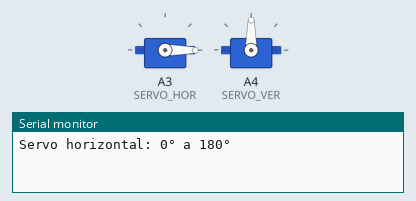
This sketch was run on a simulated Arduino Uno, built with avr-gcc and run on an emulated ATmega328P. On the bench: 2 × servo, the last lines printed to the serial monitor.

Above: at 0.05 s.
At 3.55 s:
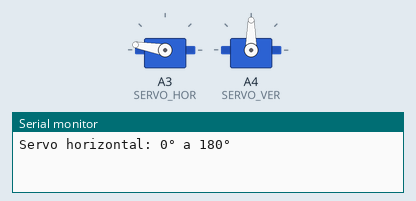
At 7.15 s:
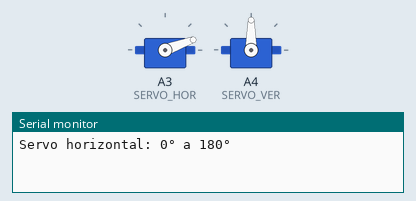
At 15.15 s:
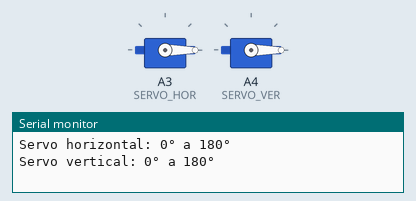
Timing chart, 0 to 19.8 s (numbered marks = the images above):
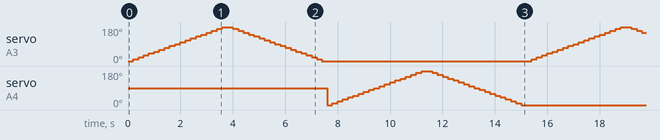

The sketch:

servo-test.ino
```cpp
#include <Servo.h>

#define SERVO_HOR A3  // Servo horizontal (derecha/izquierda)
#define SERVO_VER A4  // Servo vertical (arriba/abajo)

Servo servoHor;
Servo servoVer;

void setup() {
  servoHor.attach(SERVO_HOR);
  servoVer.attach(SERVO_VER);
  Serial.begin(9600);
}

void loop() {
  // Mover servo horizontal de 0° a 180°
  Serial.println("Servo horizontal: 0° a 180°");
  for(int pos = 0; pos <= 180; pos += 10) {
    servoHor.write(pos);
    delay(200);
  }
  for(int pos = 180; pos >= 0; pos -= 10) {
    servoHor.write(pos);
    delay(200);
  }

  // Mover servo vertical de 0° a 180°
  Serial.println("Servo vertical: 0° a 180°");
  for(int pos = 0; pos <= 180; pos += 10) {
    servoVer.write(pos);
    delay(200);
  }
  for(int pos = 180; pos >= 0; pos -= 10) {
    servoVer.write(pos);
    delay(200);
  }
}
```
